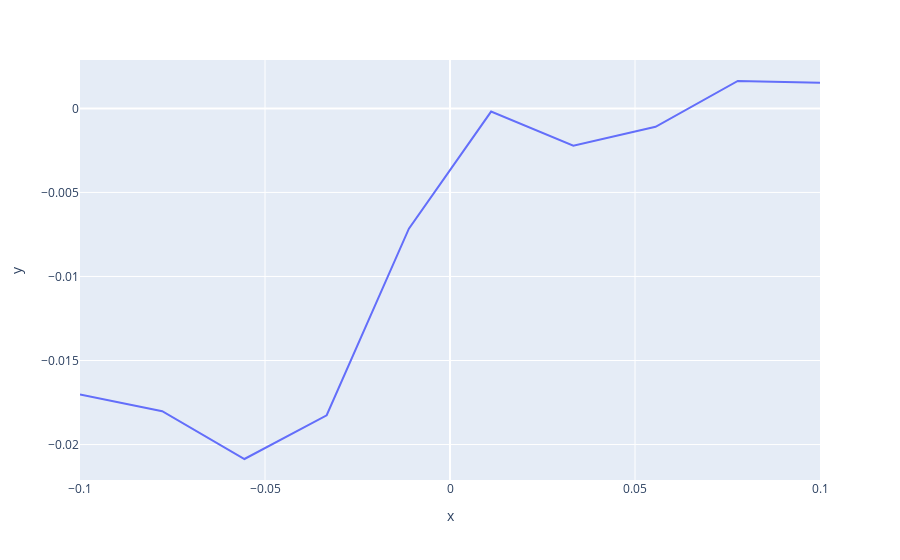

Here is the notebook cell this chart was saved with:
### Code cell
fig = px.line(x=xval, y=ygrad)
fig

### Figure 1 — Plotly figure (JSON) as saved in the notebook; plotly's stock layout.template omitted (floating-point values rounded to 4 significant figures)
{"data": [{"hovertemplate": "x=%{x}<br>y=%{y}<extra></extra>", "legendgroup": "", "line": {"color": "#636efa", "dash": "solid"}, "marker": {"symbol": "circle"}, "mode": "lines", "name": "", "orientation": "v", "showlegend": false, "type": "scatter", "x": [-0.1, -0.07778, -0.05556, -0.03333, -0.01111, 0.01111, 0.03333, 0.05556, 0.07778, 0.1], "xaxis": "x", "y": [-0.01702, -0.01802, -0.02086, -0.01826, -0.007155, -0.0001878, -0.002216, -0.001092, 0.001631, 0.001532], "yaxis": "y"}], "layout": {"legend": {"tracegroupgap": 0}, "margin": {"t": 60}, "xaxis": {"anchor": "y", "domain": [0, 1], "title": {"text": "x"}}, "yaxis": {"anchor": "x", "domain": [0, 1], "title": {"text": "y"}}}}
